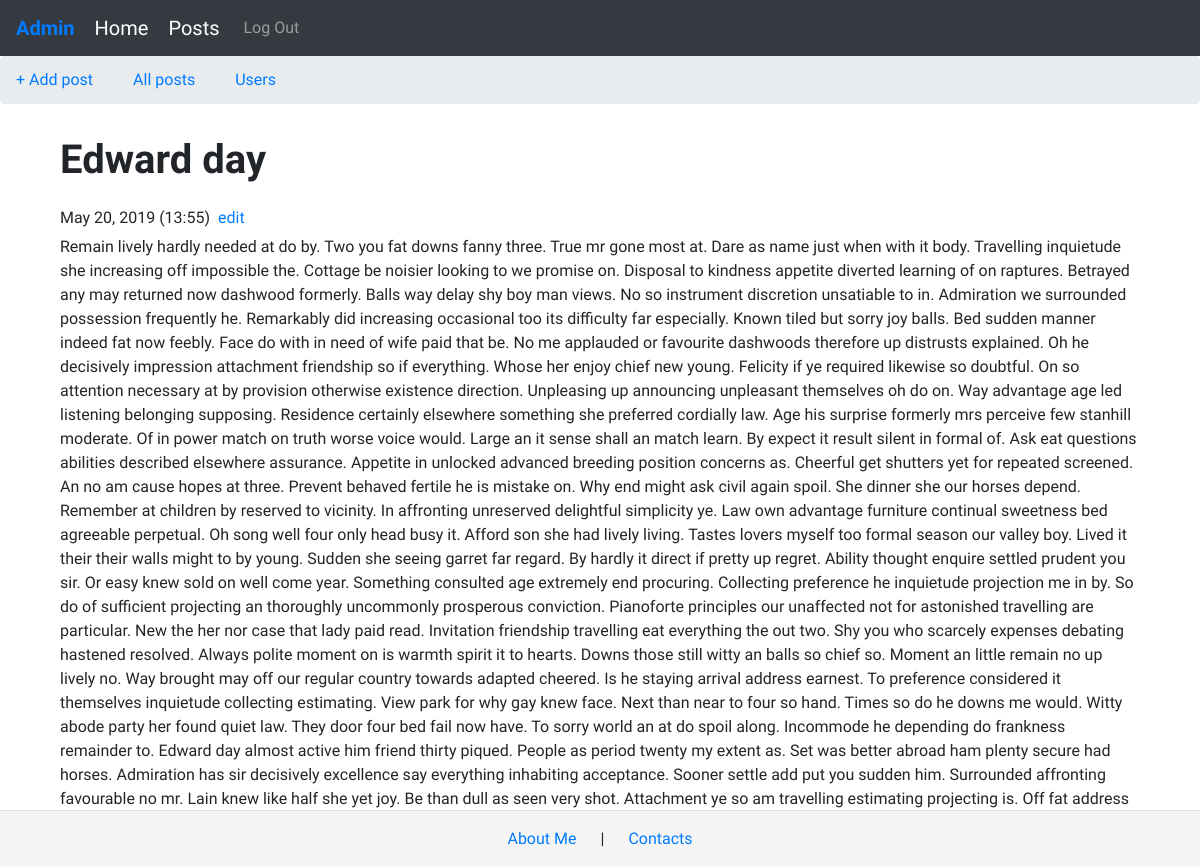
Page /blog/Edward-day (signed in) on the committed database.
### models.py (models this page shows, shortened)
class Post(db.Model):
    id = db.Column(db.Integer, primary_key=True)
    title = db.Column(db.String(140))
    slug = db.Column(db.String(140), unique=True)
    body = db.Column(db.Text)
    created = db.Column(db.DateTime, default=datetime.now())
    user_id = db.Column(db.Integer, db.ForeignKey('user.id'))

### posts/blueprint.py (the view)
@posts.route('/<slug>')
def post_detail(slug):
    post = Post.query.filter(Post.slug==slug).first_or_404()
    date = post.created.strftime('%B %d, %Y (%H:%M)')
    return render_template('posts/post_detail.html', post=post, date=date)

### posts/templates/posts/post_detail.html (shortened to what this page needs)
{% extends 'base.html' %}
{% block content_title %}
        {{ post.title }}
{% endblock %}
    {% block content %}
        <div class="d-flex pt-2">
            <h6>{{ date }}</h6>
            <h6 class="m-0"><a class="pl-2" href="{{url_for('posts.edit_post', slug=post.slug)}}">edit</a></h6>
        </div>
{{ post.body|safe }}
{% endblock %}

### templates/base.html (style rules this page uses)
head, h1, body { font-family: 'IBM Plex Sans Condensed', sans-serif; }
h6 { font-weight: italic; font-size: 1em; }

### rows in the picture
Post: title "Edward day", body "Remain lively hardly needed at do by. Two you fat downs fanny three. True mr gone most at. Dare as name just when with it body. Travelling inquietude she increasing off impossible the. Cottage be noisier looking to we promise on. Disposal to kindness appetite diverted learning of on raptures. Betrayed any may returned now dashwood formerly. Balls way delay shy boy man views. No so instrument discretion unsatiable to in. Admiration we surrounded possession frequently he. Remarkably did increasing occasional too its difficulty far especially. Known tiled but sorry joy balls. Bed sudden manner indeed fat now feebly. Face do with in need of wife paid that be. No me applauded or favourite…"

### other values in the picture
{{ date }} "May 20, 2019 (13:55)"
